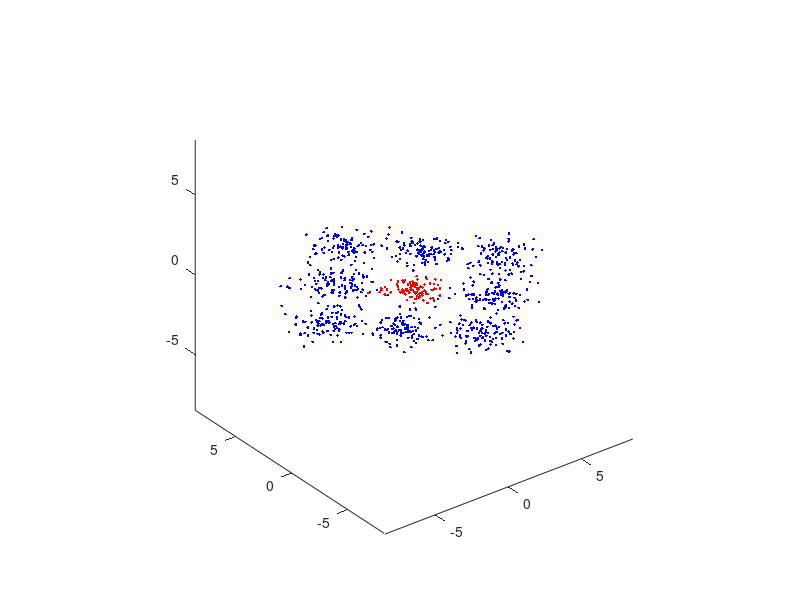

Source code (MATLAB): (Note: this script raises an error after producing the figure.)
randn('seed',10)

S1=[.5 0 0; 0 .5 0; 0 0 .01];
S2=[1 0 0; 0 1 0; 0 0 .01];
a=6;
mv=[0 0 0; a 0 0; a/2 a/2 0; 0 a 0; -a/2 a/2 0;-a 0 0; -a/2 -a/2 0; 0 -a 0; a/2 -a/2 0]';
N=100;

X=[mvnrnd(mv(:,1),S1,N)];
for i=2:9
    X=[X; mvnrnd(mv(:,i),S2,N)];
end
X=X';
c=2;
y=[ones(1,N) 2*ones(1,8*N)]; 
figure(1), plot3(X(1,y==1),X(2,y==1),X(3,y==1),'r.',...
X(1,y==2),X(2,y==2),X(3,y==2),'b.')
figure(1), axis equal


[Sw,Sb,Sm]=scatter_mat(X,y);
[V,D]=eig(inv(Sw)*Sb);
s=diag(D);
[s,ind]=sort(s,1,'descend');
V=V(:,ind);
A=V(:,1:c-1);
Y=A'*X;
figure(2), plot(Y(y==1),0,'ro',Y(y==2),0,'b.')
figure(2), axis equal



function [Sw,Sb,Sm]=scatter_mat(X,y)
    [l,N]=size(X);
    c=max(y);
    m=[];
    Sw=zeros(l);
    for i=1:c
        y_temp=(y==i);
        X_temp=X(:,y_temp);
        P(i)=sum(y_temp)/N;
        m(:,i)=(mean(X_temp'))';
        Sw=Sw+P(i)*cov(X_temp');
    end
    m0=(sum(((ones(l,1)*P).*m)'))';
    Sb=zeros(l);
    for i=1:c
        Sb=Sb+P(i)*((m(:,i)-m0)*(m(:,i)-m0)');
    end
    Sm=Sw+Sb;
end